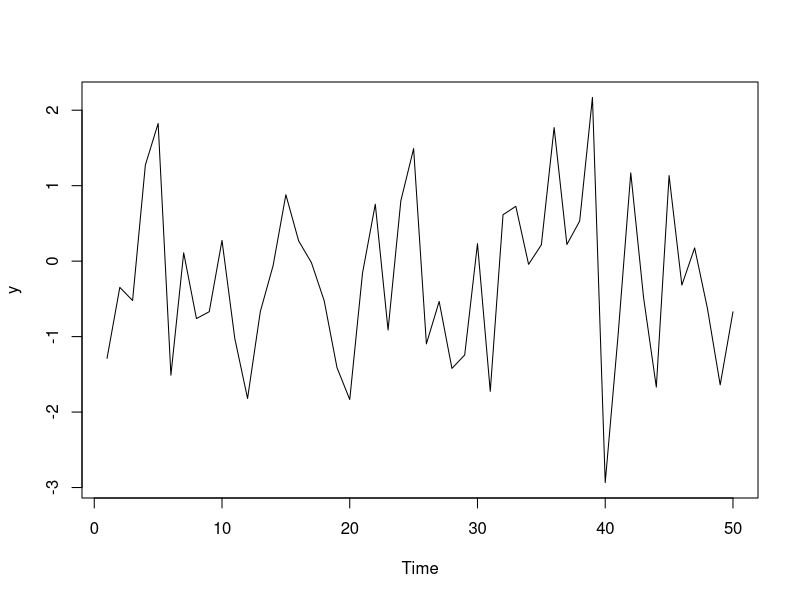

Source code (R): (Note: this script raises an error after producing the figure.)
## ---- chunk 1
# Random Plot
set.seed(30)
y <- ts(rnorm(50))
plot(y)
Acf(y)

#Convert date column to date
US_CPI$Yearmon <- as.Date(US_CPI$Yearmon)
#Conver to TS, using Date formatting for Start period, and freq of 12 to do periods monthly
US_series.ts <- ts(US_CPI$CPI, start= c(as.numeric(format(US_CPI$Yearmon[1],"%Y")), as.numeric(format(US_CPI$Yearmon[1], "%m"))), frequency = 12)

# Residuals
US_CPI2 <- HoltWinters(US_series.ts)
attributes(US_CPI2)
plot(US_CPI2)
#Forecast
US_CPIF <- forecast(US_CPI2)
plot(US_CPIF)
plot(US_CPIF$residuals)
hist(US_CPIF$residuals)
Acf(US_CPIF$residuals)
accuracy(US_CPIF)
